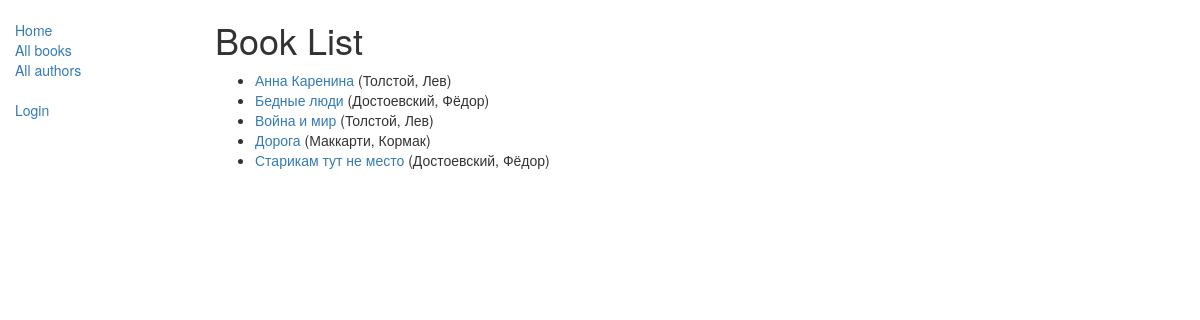
/catalog/books/, run on the app's committed database.
### catalog/models.py (models this page shows, shortened)
class Book(models.Model):
    title = models.CharField(max_length=200)
    author = models.ForeignKey('Author', on_delete=models.SET_NULL, null=True)
    summary = models.TextField(max_length=1000, help_text="Enter a brief description of the book")
    isbn = models.CharField('ISBN', max_length=13,
                            unique=True,
                            help_text='13 Character <a href="https://www.isbn-international.org/content/what-isbn'
                                      '">ISBN number</a>')
    genre = models.ManyToManyField(Genre, help_text="Select a genre for this book")
    language = models.ForeignKey('Language', on_delete=models.SET_NULL, null=True)
    class Meta:
        ordering = ['title', 'author']
    def display_genre(self):
        return ', '.join([genre.name for genre in self.genre.all()[:3]])
    display_genre.short_description = 'Genre'
    def get_absolute_url(self):
        return reverse('book-detail', args=[str(self.id)])

class Author(models.Model):
    first_name = models.CharField(max_length=100)
    last_name = models.CharField(max_length=100)
    date_of_birth = models.DateField(null=True, blank=True)
    date_of_death = models.DateField('died', null=True, blank=True)
    class Meta:
        ordering = ['last_name', 'first_name']
    def __str__(self):
        return '{0}, {1}'.format(self.last_name, self.first_name)

### catalog/views.py (the view)
class BookListView(generic.ListView):
    model = Book
    paginate_by = 10

### catalog/templates/catalog/book_list.html
{% extends "base_generic.html" %}
{% block content %}
    <h1>Book List</h1>
    {% if book_list %}
    <ul>
      {% for book in book_list %}
      <li>
        <a href="{{ book.get_absolute_url }}">{{ book.title }}</a> ({{book.author}})
      </li>
      {% endfor %}
    </ul>
    {% else %}
      <p>There are no books in the library.</p>
    {% endif %}
{% endblock %}

### data on the page
Book: title "Анна Каренина", author "Толстой, Лев"
Book: title "Бедные люди", author "Достоевский, Фёдор"
Book: title "Война и мир", author "Толстой, Лев"
Book: title "Дорога", author "Маккарти, Кормак"
Book: title "Старикам тут не место", author "Достоевский, Фёдор"
